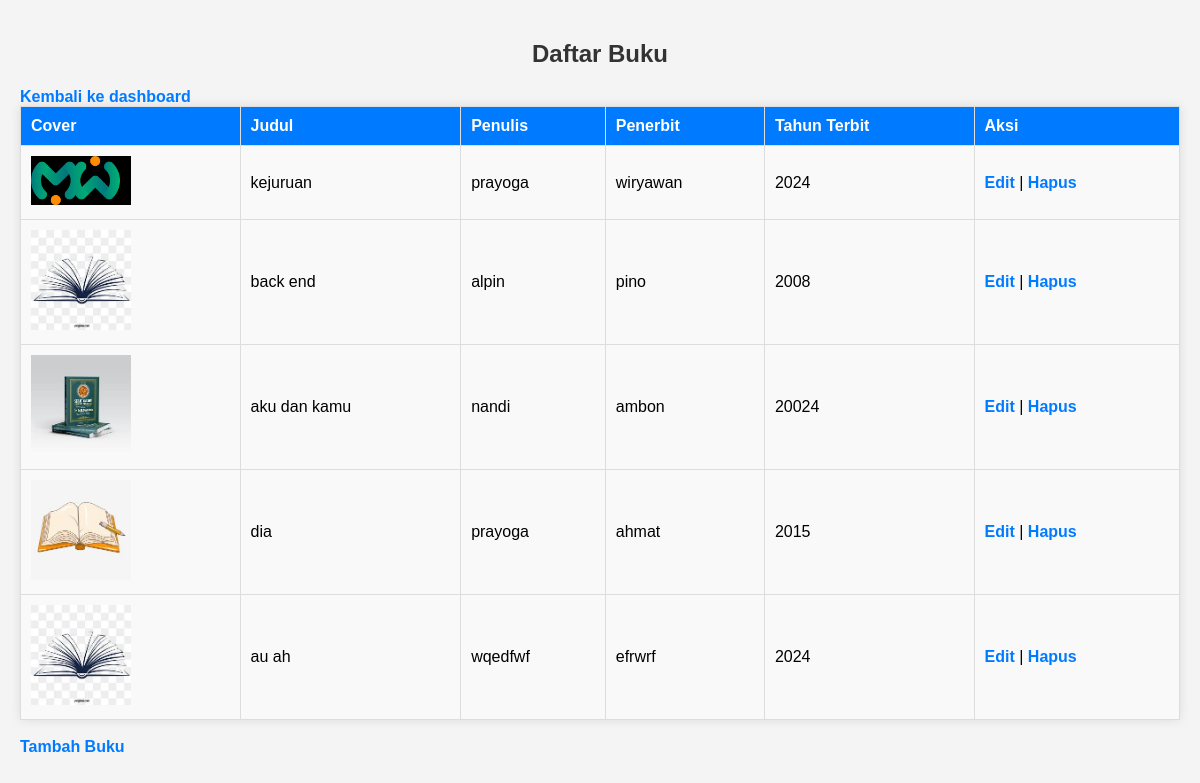
Screenshot of /admin/buku/buku.php with the database file from the repository.
### tables this page shows
CREATE TABLE `buku` (
  `id_buku` int(11) NOT NULL,
  `judul` varchar(250) NOT NULL,
  `penulis` varchar(250) NOT NULL,
  `penerbit` varchar(250) NOT NULL,
  `tahun_terbit` int(11) NOT NULL,
  `cover` varchar(250) NOT NULL,
  `status` enum('tersedia','dipinjam') NOT NULL DEFAULT 'tersedia'
);

### admin/buku/buku.php (the view, shortened to what this page needs)
<?php
include 'koneksi.php';
$sql = "SELECT id_buku, judul, penulis, penerbit, tahun_terbit, cover FROM buku";
$result = $conn->query($sql);
?>
<!DOCTYPE html>
<html lang="id">
<head>
    <link rel="stylesheet" type="text/css" href="style.css">
</head>
<body>
    <h2>Daftar Buku</h2>
    <a href="../dashboard.php">Kembali ke dashboard</a>
    <table border="1" cellpadding="10" cellspacing="0">
        <tr>
            <th>Cover</th>
            <th>Judul</th>
            <th>Penulis</th>
            <th>Penerbit</th>
            <th>Tahun Terbit</th>
            <th>Aksi</th>
        </tr>
        <?php while ($row = $result->fetch_assoc()) { ?>
        <tr>
            <td>
                <?php if ($row['cover']) { ?>
                    <img src="uploads/<?php echo htmlspecialchars($row['cover']); ?>" alt="Cover Buku" width="100">
                <?php } else { ?>
                    <p>Tidak ada gambar</p>
                <?php } ?>
            </td>
            <td><?php echo htmlspecialchars($row['judul']); ?></td>
            <td><?php echo htmlspecialchars($row['penulis']); ?></td>
            <td><?php echo htmlspecialchars($row['penerbit']); ?></td>
            <td><?php echo htmlspecialchars($row['tahun_terbit']); ?></td>
            <td>
                <a href="edit.php?id_buku=<?php echo $row['id_buku']; ?>">Edit</a> |
                <a href="hapus.php?id_buku=<?php echo $row['id_buku']; ?>" onclick="return confirm('Apakah Anda yakin ingin menghapus buku ini?');">Hapus</a>
            </td>
        </tr>
        <?php } ?>
    </table>
    <br>
    <a href="tambah.php">Tambah Buku</a>
</body>
</html>

### admin/buku/style.css (style rules this page uses)
body { font-family: Arial, sans-serif; background-color: #f4f4f4; margin: 0; padding: 20px; }
h2 { text-align: center; color: #333; }
table { width: 100%; border-collapse: collapse; background: white; box-shadow: 0 0 10px rgba(0, 0, 0, 0.1); }
table, th, td { border: 1px solid #ddd; }
th, td { padding: 10px; text-align: left; }
th { background-color: #007BFF; color: white; }
td { background-color: #f9f9f9; }
a { text-decoration: none; color: #007BFF; font-weight: bold; }

### rows the page displays
buku: cover (picture), judul "kejuruan", penulis "prayoga", penerbit "wiryawan", tahun_terbit "2024"
buku: cover (picture), judul "back end", penulis "alpin", penerbit "pino", tahun_terbit "2008"
buku: cover (picture), judul "aku dan kamu", penulis "nandi", penerbit "ambon", tahun_terbit "20024"
buku: cover (picture), judul "dia", penulis "prayoga", penerbit "ahmat", tahun_terbit "2015"
buku: cover (picture), judul "au ah", penulis "wqedfwf", penerbit "efrwrf", tahun_terbit "2024"
